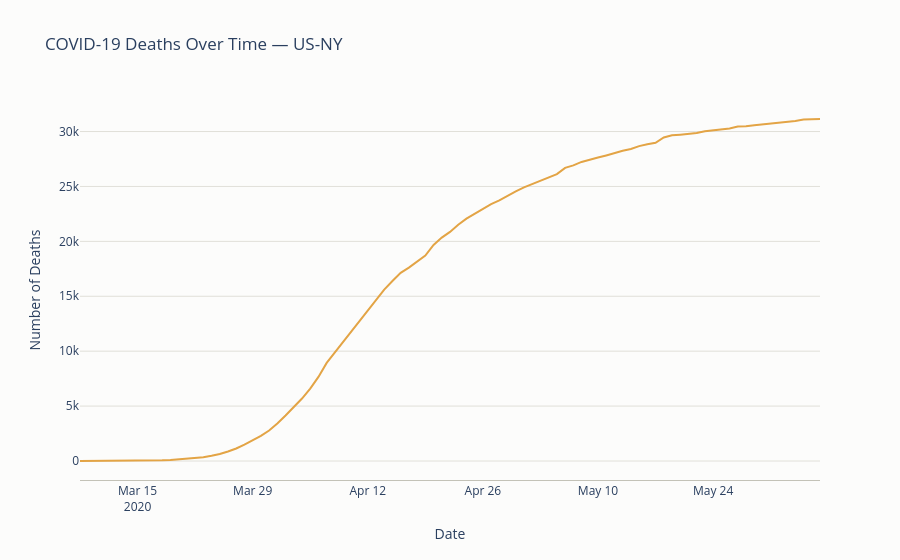

The cell this chart's notebook holds for it:
### Code cell
fig = go.Figure()
fig.add_trace(go.Scatter(
    x=data["date"],
    y=data["death_cnt"],
    mode="lines",
    line=dict(width=2, color="#e3a445"),
    hovertemplate="%{x|%b %d, %Y}<br>Deaths: %{y:,}<extra></extra>",
))

fig.update_layout(
    title="COVID-19 Deaths Over Time — US-NY",
    xaxis_title="Date",
    yaxis_title="Number of Deaths",
    hovermode="x unified",
    template="plotly_white",
    plot_bgcolor="#fcfcfb",
    paper_bgcolor="#fcfcfb",
    xaxis=dict(showgrid=False, linecolor="#c3c2b7"),
    yaxis=dict(gridcolor="#e1e0d9", zeroline=False),
)

fig.show()
